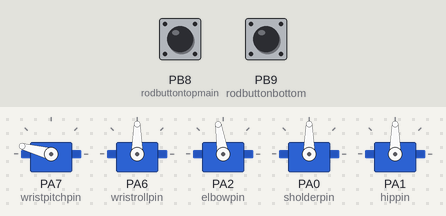
Recording of a sketch running on a simulated STM32 Blue Pill. On the bench: 5 × servo. The inputs (shaded band) are chosen by the test bench; at power-on: PB9 (rodbuttonbottom) HIGH, PB8 (rodbuttontopmain) HIGH. What the sketch prints to the serial monitor is not drawn.

Above: at 2.2 s.
2.3 s: PB9 (rodbuttonbottom) pulled LOW for 0.15 s
5.4 s: PB8 (rodbuttontopmain) pulled LOW for 1 s
At 6.1 s:
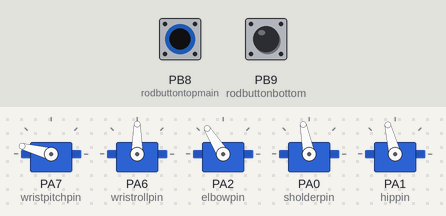
7.9 s: PB9 (rodbuttonbottom) pulled LOW for 1 s
At 8.4 s:
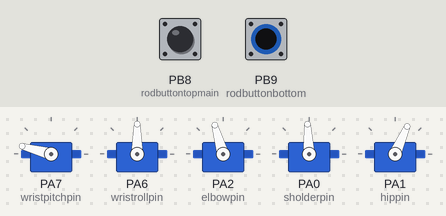
14.9 s: PB8 (rodbuttontopmain) pulled LOW for 3.2 s
At 15.7 s:
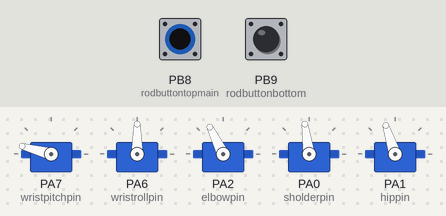
19.6 s: PB9 (rodbuttonbottom) pulled LOW for 0.15 s
At 20.3 s:
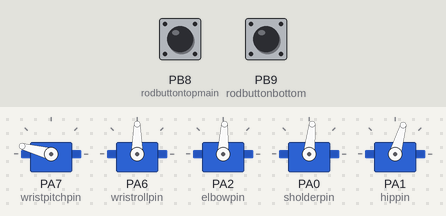
Timing chart, 0 to 76.2 s (numbered marks = the images above; inputs shaded):
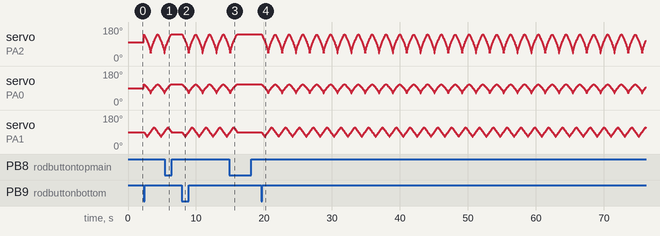

The sketch:

cake_making.ino
```cpp
#include <Ramp.h>
rampDouble myramp;
#include <Servo.h>
#include<math.h>
//#define gripperpin PA3
#define wristpitchpin PA7
#define wristrollpin PA6
#define elbowpin PA2
#define sholderpin PA0
#define hippin PA1
#define POT PA4
int potval;
int grippermax = 0, grippermin = 150;
int gripperincrementpersec = 100;
int gripperopenvar, gripperclosevar;
long gripperopentime, gripperclosetime;
long loopdev;


double xx = 150, yy = 1;
double prevxx, prevyy;
int xxmax = 300, yymax = 300;
int xxposvar, xxnegvar, yyposvar, yynegvar;
long xxpostime, xxnegtime, yypostime, yynegtime;
double l1 = 125, l2 = 125; //l1>l2 always
double totalangle;
int maxcordbuffer = 5;
int sholderdev = 45; //35
int elbowdev = 10;
double defaultarmpos[6] = {30, 165, 90, 89, 45, 90};
double currentarmpos[6] = {30, 165, 90, 90, 100, 90};
long asignvaluetime, displayvaluetime;
Servo gripper;  // create servo object to control a servo
Servo wristM_PItch;
Servo wristroll;
Servo elbow;
Servo sholder;
Servo hip;
#define rodbuttontopmain PB8
#define rodbuttonbottom PB9

int wristupvar, wristdownvar;
long wristuptime, wristdowntime;
int wristmin = 0, wristmax = 160;

///////////circle 170,1
int pos1[6];
int pos2[6];
int pos3[6];
int pos4[6];
int pos5[6];
int pos6[6];
int pos7[6];
int pos8[6];

int xmin = 100;
int xmax = 240;
int xmid;
int start = 0;
int hipmax=65;
int hipmin=115;
int hipmid=90;
int phasesp=500;
int stoptime=0;
void setup() {
  // put your setup code here, to run once:
  //gripper.attach(gripperpin);  // attaches the servo on M_PIn 9 to the servo object
  wristM_PItch.attach(wristpitchpin);
  wristroll.attach(wristrollpin);
  wristroll.write(90);
  elbow.attach(elbowpin);
  sholder.attach(sholderpin);
  hip.attach(hippin);
  defaultpos();
  Serial1.begin(9600);
  Serial1.println("start");
  pinMode(rodbuttontopmain, INPUT_PULLUP);
  pinMode(rodbuttonbottom, INPUT_PULLUP);
  xmid=(xmin+xmax)/2;
  delay(1000);


  ////////////calculations
  /*
    xx=l1*cos(defaultarmpos[4]*M_PI/180)+l2*cos((defaultarmpos[4]-defaultarmpos[3])*M_PI/180);
    yy=l1*sin(defaultarmpos[4]*M_PI/180)+l2*sin((defaultarmpos[4]-defaultarmpos[3])*M_PI/180);
    Serial1.print(acos(0.5)/M_PI*180);
    Serial1.print(xx);
    Serial1.print("\t");
    Serial1.println(yy);
  */
  inversekinematics();

}

void loop() {
  if (digitalRead(rodbuttontopmain) == 0) {
    start = 0;
  }

  if (digitalRead(rodbuttonbottom) == 0) {
    start = 1;
  }
  Serial1.println(start);
  if (start == 1) {
    //currentarmpos();
    myramp.go(100+loopdev, phasesp);
    delay(stoptime);
    while (xx >= xmin && xx < xmid) {
      xx = map(myramp.update()-loopdev, 0, 100, xmin, xmid);
      inversekinematics();
      currentarmpos[5]=map(myramp.update()-loopdev, 0, 100, hipmid, hipmax);
      currentpos();
      Serial1.println(xx);
    }
    myramp.go(100*2+loopdev, phasesp);
    delay(stoptime);
    while (xx >= xmid && xx < xmax) {
      xx = map(myramp.update()-loopdev, 100, 200, xmid, xmax);
      inversekinematics();
      currentarmpos[5]=map(myramp.update()-loopdev, 100, 200, hipmax, hipmid);
      currentpos();
      Serial1.println(xx);
    }
    myramp.go(100*3+loopdev, phasesp);
    delay(stoptime);
    while (xx <= xmax && xx > xmid) {
      xx = map(myramp.update()-loopdev, 200, 300, xmax, xmid);
      inversekinematics();
      currentarmpos[5]= map(myramp.update()-loopdev, 200, 300, hipmid, hipmin);
      currentpos();
      Serial1.println(xx);
    }
    myramp.go(100*4+loopdev, phasesp);
    delay(stoptime);
    while (xx <= xmid && xx > xmin) {
      xx = map(myramp.update()-loopdev, 300, 400, xmid, xmin);
      inversekinematics();
      currentarmpos[5]= map(myramp.update()-loopdev, 300, 400, hipmin, hipmid);
      currentpos();
      Serial1.println(xx);
    }
    loopdev+=400;
  }


}
void defaultpos() {
  gripper.write(defaultarmpos[0]);
  wristM_PItch.write(defaultarmpos[1]);
  wristroll.write(defaultarmpos[2]);
  elbow.write(defaultarmpos[3] + elbowdev);
  sholder.write(defaultarmpos[4] + sholderdev);
  hip.write(defaultarmpos[5]);
}
void currentpos() {
  gripper.write(currentarmpos[0]);
  wristM_PItch.write(currentarmpos[1]);
  wristroll.write(currentarmpos[2]);
  elbow.write(currentarmpos[3] + elbowdev);
  sholder.write(currentarmpos[4] + sholderdev);
  hip.write(currentarmpos[5]);
}
void inversekinematics() {
  totalangle = acos((xx / sqrt(sq(xx) + sq(yy)))); //(y/x))
  Serial.println(totalangle * (180 / (PI)));
  currentarmpos[3] = ((sq(l1) + sq(l2) - sq(xx) - sq(yy))) / (2 * l1 * l2);
  //if(currentarmpos[3]<0){currentarmpos[3]=-currentarmpos[3];}
  currentarmpos[3] = 180 - (acos(currentarmpos[3]) * (180 / (PI)));
  currentarmpos[4] = (sq(xx) + sq(yy) + sq(l1) - sq(l2)) / (2 * sqrt(sq(xx) + sq(yy)) * l1);
  currentarmpos[4] = (acos(currentarmpos[4]) * (180 / (PI))) + totalangle * (180 / (PI));
}
```

Measured:
- after the input at 5.4 s, servo on PA2 (elbowpin): goes on until 6.4 s, then stays 142°; servo on PA0 (sholderpin): goes on until 6.4 s, then stays 111°; servo on PA1 (hippin): goes on until 6.4 s, then stays 90°
- after the input at 14.9 s, servo on PA2 (elbowpin): goes on until 16.0 s, then stays 142°; servo on PA0 (sholderpin): goes on until 16.0 s, then stays 111°; servo on PA1 (hippin): goes on until 16.0 s, then stays 90°
